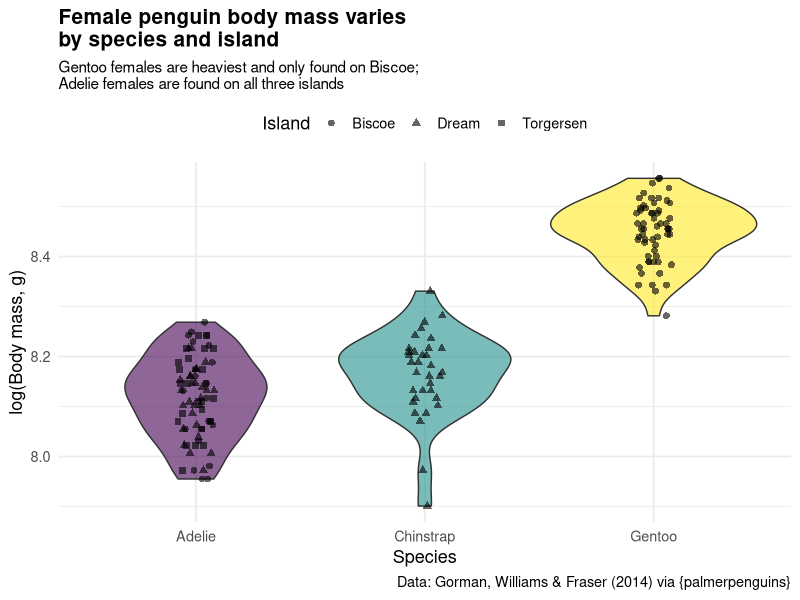
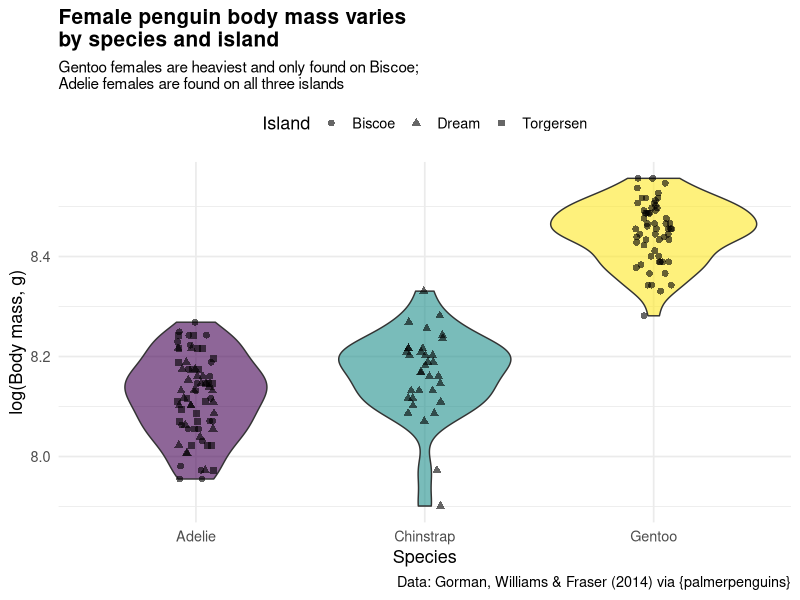

The R script that drew these images, in order:
### Homework: dplyr practice with penguin data ################
### Created by: yang ############################################
### Updated on: 2026-09-15 ######################################
### Purpose: (1) Summarise body mass by species/island/sex with ##
###          no NAs. (2) Filter to female penguins, log-transform#
###          body mass, and visualize it with best practices. ####
###################################################################


#### Load Libraries ###############################################
library(tidyverse)       # dplyr verbs + ggplot2
library(palmerpenguins)  # penguins data
library(here)            # reproducible, machine-independent file paths


#### Load data ######################################################
# The data is built into the palmerpenguins package as "penguins"
glimpse(penguins)


#### Part 1: mean and variance of body mass by species/island/sex ###
# drop_na() removes any row missing species, island, sex, or body_mass_g
# (rather than just na.rm = TRUE inside mean()/var()) so that we don't
# end up with a spurious "NA" group in the summary table.
body_mass_summary <- penguins |>
  drop_na(species, island, sex, body_mass_g) |>
  group_by(species, island, sex) |>
  summarise(
    mean_body_mass_g = mean(body_mass_g),
    var_body_mass_g  = var(body_mass_g),
    n                = n(),
    .groups = "drop"
  )

# Look at the result
body_mass_summary


#### Part 2: female penguins, log body mass, and a plot #############
# Filter out male penguins (sex != "male" also drops the few NA-sex
# rows, since a comparison against NA is itself NA and filter() only
# keeps rows where the condition is TRUE).
penguins_female_log <- penguins |>
  filter(sex != "male") |>
  mutate(log_mass = log(body_mass_g)) |>
  select(species, island, sex, log_mass)

glimpse(penguins_female_log)

# Research question: how does (log) body mass differ among female
# penguins of the three species, and how much does that vary by
# island? A violin shows the full distribution shape (not just a
# median/IQR box), and jittered points on top show the real
# observations underneath the distribution -- following the
# "show me the data, don't just show summary stats" principle from
# lecture. Island is mapped to point *shape* rather than a second
# color scale, so the figure only needs one legend and stays easy
# to read.
female_logmass_plot <- ggplot(data = penguins_female_log,
                               mapping = aes(x = species, y = log_mass)) +
  geom_violin(aes(fill = species), alpha = 0.6, show.legend = FALSE) +
  geom_jitter(aes(shape = island),
              width = 0.08, height = 0,
              alpha = 0.6, size = 2, color = "black") +
  scale_fill_viridis_d() +               # colorblind-safe palette
  labs(
    x = "Species",
    y = "log(Body mass, g)",
    shape = "Island",
    title = "Female penguin body mass varies\nby species and island",
    subtitle = "Gentoo females are heaviest and only found on Biscoe;\nAdelie females are found on all three islands",
    caption = "Data: Gorman, Williams & Fraser (2014) via {palmerpenguins}"
  ) +
  theme_minimal(base_size = 13) +
  theme(
    legend.position = "top",
    plot.title = element_text(face = "bold", size = 15),
    plot.subtitle = element_text(size = 11)
  )

# Print to check it before saving
female_logmass_plot


#### Save the plot to the output folder ###############################
ggsave(
  here("Week_04", "output", "female_penguin_logmass_violin.png"),
  plot = female_logmass_plot,
  width = 7.5, height = 5.5, dpi = 300
)
